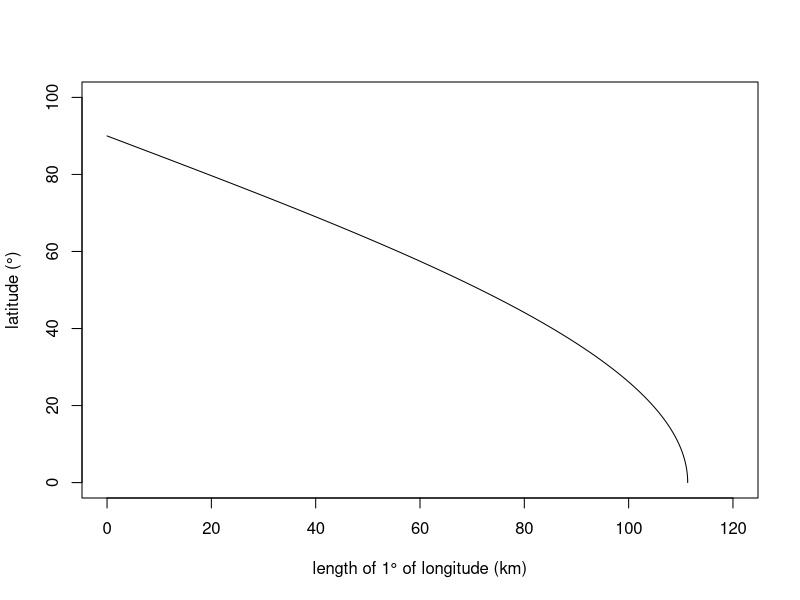

Source code (R):
## ---- chunk 1
latitude_length <- function(x) {
  x <- pi * x / 180
  (111132.92 - 559.82 * cos(2 * x) + 1.175 * cos(4 * x) - .0023 * cos(6 * x)) / 1000
}
## ---- chunk 2
latitudes <- seq(0, 90, le = 512)
## ---- chunk 3
range(latitude_length(latitudes))
## ---- chunk 4
longitude_length <- function(x) {
  x <- pi * x / 180
  (111412.84 * cos(x) - 93.5 * cos(3 * x) + .118 * cos(5 * x)) / 1000
}
## ---- chunk 5
plot(longitude_length(latitudes), latitudes, type = "l",
     xlab = "length of 1° of longitude (km)",
     ylab = "latitude (°)",
     xlim = c(0, 120),
     ylim = c(0, 100))
## ---- chunk 6
tropics <- seq(0, 23.43682, le = 512)
range(longitude_length(tropics))
## ---- chunk 7
vietnam <- seq(8.563512, 23.392651, le = 512)
range(longitude_length(vietnam))
